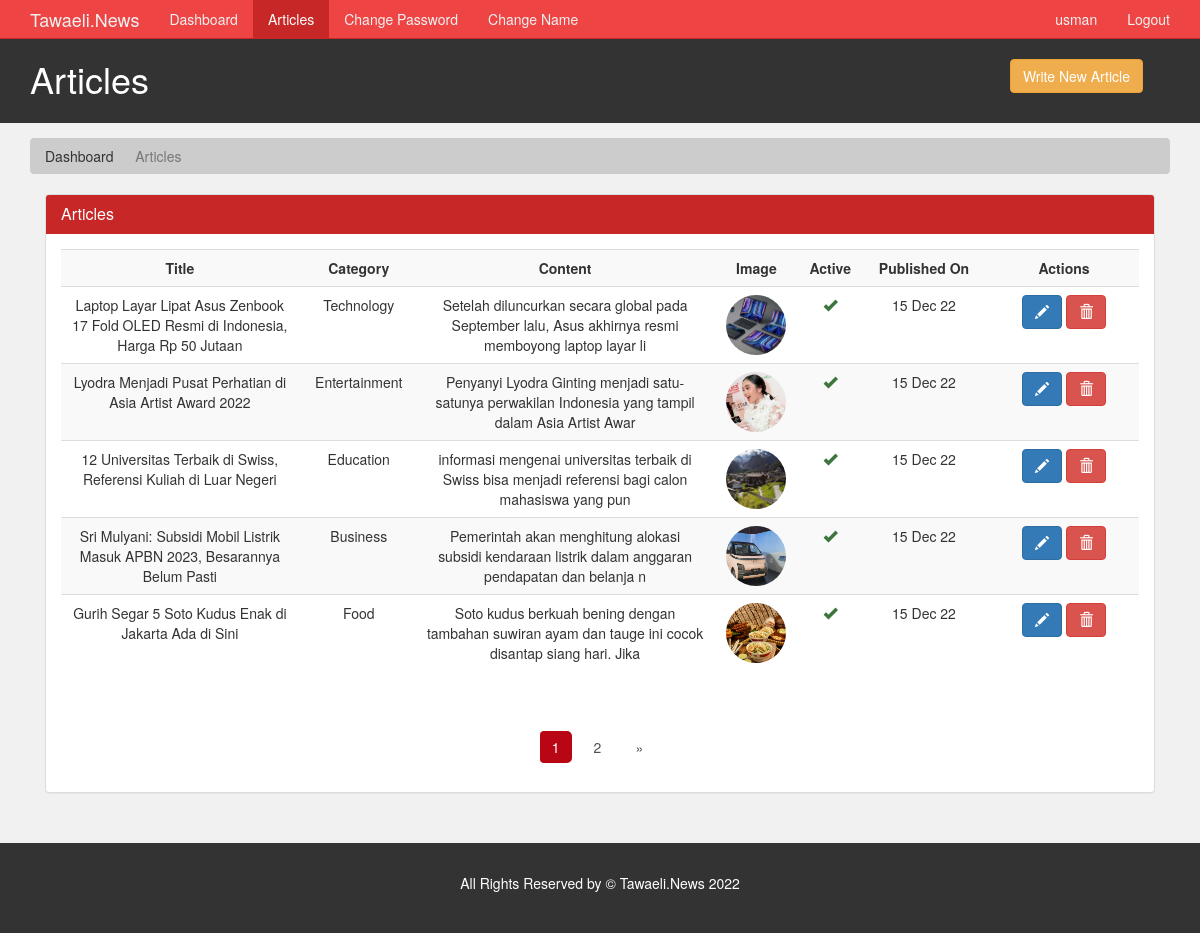
Page /author/articles.php (signed in) on the committed database.
### tables this page shows
CREATE TABLE `article` (
  `article_id` int(11) NOT NULL,
  `category_id` int(11) NOT NULL,
  `author_id` int(11) NOT NULL,
  `article_title` varchar(250) NOT NULL,
  `article_image` varchar(200) NOT NULL,
  `article_description` text NOT NULL,
  `article_date` date NOT NULL,
  `article_trend` tinyint(4) NOT NULL,
  `article_active` tinyint(4) NOT NULL
);

CREATE TABLE `category` (
  `category_id` int(11) NOT NULL,
  `category_name` varchar(45) NOT NULL,
  `category_color` varchar(35) NOT NULL,
  `category_image` varchar(250) NOT NULL,
  `category_description` varchar(350) NOT NULL
);

### author/articles.php (the view, shortened to what this page needs)
<?php
  require('./includes/nav.inc.php');
?>
<section id="breadcrumb">
  <div class="container">
    <ol class="breadcrumb">
      <li><a href="./index.php">Dashboard</a></li>
      <li class="active">Articles</li>
    </ol>
  </div>
</section>
<section id="main">
  <div class="container">
    <div class="col-md-12">
      <?php
        $limit = 5;
        if(isset($_GET['page'])) {
          $page = $_GET['page'];
        }else {
          $page = 1;
        }
        $offset = ($page - 1) * $limit;
        $sql = "SELECT article.article_title,
                article.article_id,
                article.article_date,
                article.article_image,
                article.article_active,
                article.article_description,
                category.category_name
                FROM article, category
                WHERE article.author_id = {$author_id}
                AND article.category_id = category.category_id
                ORDER BY article.article_date DESC,
                article.article_id DESC
                LIMIT {$offset},{$limit}";
        $result = mysqli_query($con,$sql);
        $row = mysqli_num_rows($result);
      ?>
      <div class="panel panel-default">
        <div class="panel-heading main-color-bg">
          <h3 class="panel-title">Articles</h3>
        </div>
        <div class="panel-body">
          <table class="table table-striped table-hover article-table">
            <tr>
              <th style="min-width: 200px">Title</th>
              <th style="min-width: 120px">Category</th>
              <th style="min-width: 250px">Content</th>
              <th style="min-width: 90px">Image</th>
              <th style="min-width: 50px">Active</th>
              <th style="min-width: 130px">Published On</th>
              <th style="min-width: 150px">Actions</th>
            </tr>
            <?php
                if($row > 0) {
                  while($data = mysqli_fetch_assoc($result)) {
                    $category_name = $data['category_name'];
                    $article_id = $data['article_id'];
                    $article_title = $data['article_title'];
                    $article_desc = $data['article_description'];
                    $article_image = $data['article_image'];
                    $article_date = $data['article_date'];
                    $article_active = $data['article_active'];
                    $article_desc = substr($article_desc,0,100);
                    $article_date = date("d M y",strtotime($article_date));
                    echo '
                      <tr>
                        <td>
                          '.$article_title.'
                        </td>
                        <td>
                          '.$category_name.'
                        </td>
                        <td>
                          '.$article_desc.'
                        </td>
                        <td>
                          <img src="../assets/images/articles/'.$article_image.'" />
                        </td>
                        <td>';
                        if($article_active > 0) {
                          echo '<span class="glyphicon glyphicon-ok text-success"></span>';
                        }
                        else {
                          echo '<span class="glyphicon glyphicon-remove text-danger"></span>';
                        }
                        echo '
                        </td>
                        <td>
                          '.$article_date.'
                        </td>
                        <td>
                          <a class="btn btn-primary" href="./edit-article.php?id='.$article_id.'">
                            <span class="glyphicon glyphicon-pencil"></span>
                          </a>
                          <a class="btn btn-danger" href="javascript:deleteConfirm('.$article_id.')">
                            <span class="glyphicon glyphicon-trash"></span>
                          </a>
                        </td>
                      </tr>
                    ';
                  }
                }
              ?>
          </table>
        </div>
        <div class="text-center">
          <ul class="pagination pg-red">
            <?php
              $paginationQuery = "SELECT * FROM article WHERE author_id = $author_id ";
              $paginationResult = mysqli_query($con, $paginationQuery);
              if(mysqli_num_rows($paginationResult) > 0) {
                $total_articles = mysqli_num_rows($paginationResult);
                $total_page = ceil($total_articles / $limit);
                for($i = 1; $i <= $total_page; $i++) {
                  $active = "";
                  if($i == $page) {
                    $active = "active";
                  }
                  echo '<li class="page-item '.$active.'"><a href="./articles.php?page='.$i.'" class="page-link">'.$i.'</a></li>';
                }
                if($total_page > $page){
                  echo '
                    <li class="page-item">
                      <a href="articles.php?page='.($page + 1).'" class="page-link">
                        <span>&raquo;</span>
                      </a>
                    </li>';
                }
              }
            ?>
          </ul>
        </div>
      </div>
    </div>
  </div>
</section>
<?php
  require('./includes/footer.inc.php')
?>

### assets/css/admin/style.css (style rules this page uses)
body { background: var(--light-color); }
.main-color-bg { background-color: var(--primary-color) !important; border-color: var(--primary-color) !important; color: #ffffff !important; }
.breadcrumb { background: #cccccc; color: #333333; }
.breadcrumb a { color: #333333; }
.article-table td img { border-radius: 50%; object-fit: cover; height: 6rem; width: 6rem; }
.article-table th, .article-table td { text-align: center; }
.pagination > li > a, .pagination > li > span { border-radius: var(--border-radius); margin: 5px; border: none; color: var(--dark-color); cursor: pointer; }
.pagination > .active > a, .pagination > .active > a:focus, .pagination > .active > a:hover, .pagination > .active > span, .pagination > .active > span:focus, .pagination > .active > span:hover { z-index: 3; color: #fff; cursor: default; background-color: var(--active-color); border-color: none; }
#main { min-height: 57.2vh; }

### assets/css/partials/1-variables.css (style rules this page uses)
:root { --primary-color: #c72727; --secondary-color: #f99500; --light-color: #f1f1f1; --dark-color: #50514f; --black-color: #333333; --tag-trend-color: #fa163f; --tag-yellow-color: #ffbe0b; --tag-purple-color: #8338ec; --tag-blue-color: #3a86ff; --tag-green-color: #00ff73; --tag-orange-color: #ef4339; --tag-pink-color: #ff0a54; --tag-brown-color: #663f3f; --hover-color: #ee4444; --active-color: #b90615; --ts-vs: 0.56rem; --ts-sml: 0.8rem; --ts-md: 1.1rem; --ts-lg: 1.25rem; --hs-vs: 1.3rem; --hs-sml: 2rem; --hs-md: 2.5rem; --hs-lg: 3rem; --ff-monts: "Montserrat", sans-serif; --ff-nunito: "Nunito Sans", sans-serif; --ff-noto: "Noto Serif", serif; --ff-robo: "Roboto", sans-serif; --border-radius: 5px; }

### rows in the picture
article: article_title "Laptop Layar Lipat Asus Zenbook 17 Fold OLED Resmi di Indonesia, Harga Rp 50 Jutaan", category.category_name "Technology", article_description "Setelah diluncurkan secara global pada September lalu, Asus akhirnya resmi memboyong laptop layar li", article_image (picture), article_active 1 (drawn), article_date "15 Dec 22"
article: article_title "Lyodra Menjadi Pusat Perhatian di Asia Artist Award 2022", category.category_name "Entertainment", article_description "Penyanyi Lyodra Ginting menjadi satu-satunya perwakilan Indonesia yang tampil dalam Asia Artist Awar", article_image (picture), article_active 1 (drawn), article_date "15 Dec 22"
article: article_title "12 Universitas Terbaik di Swiss, Referensi Kuliah di Luar Negeri", category.category_name "Education", article_description "informasi mengenai universitas terbaik di Swiss bisa menjadi referensi bagi calon mahasiswa yang pun", article_image (picture), article_active 1 (drawn), article_date "15 Dec 22"
article: article_title "Sri Mulyani: Subsidi Mobil Listrik Masuk APBN 2023, Besarannya Belum Pasti", category.category_name "Business", article_description "Pemerintah akan menghitung alokasi subsidi kendaraan listrik dalam anggaran pendapatan dan belanja n", article_image (picture), article_active 1 (drawn), article_date "15 Dec 22"
article: article_title "Gurih Segar 5 Soto Kudus Enak di Jakarta Ada di Sini", category.category_name "Food", article_description "Soto kudus berkuah bening dengan tambahan suwiran ayam dan tauge ini cocok disantap siang hari. Jika", article_image (picture), article_active 1 (drawn), article_date "15 Dec 22"

### other values in the picture
$author_name "usman"
$page_title "Articles"
